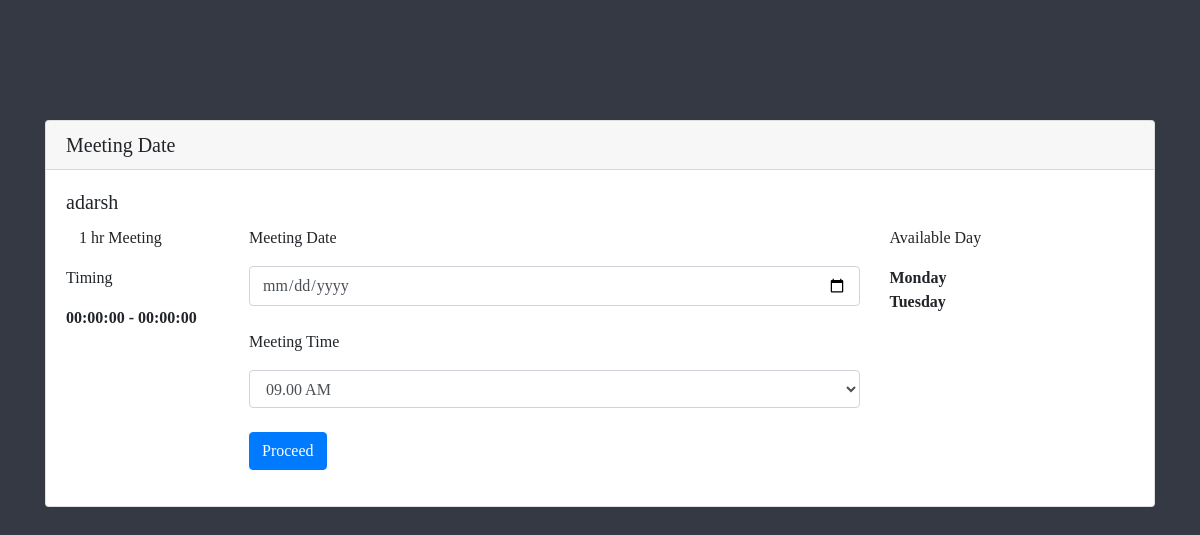
/booking.php?user_id=4, run on the app's committed database.
### tables this page shows
CREATE TABLE `user` (
  `user_id` int(11) NOT NULL,
  `user_email` varchar(255) NOT NULL,
  `user_password` varchar(255) NOT NULL,
  `start_time` time NOT NULL,
  `end_time` time NOT NULL,
  `user_name` varchar(255) DEFAULT NULL
);

CREATE TABLE `avialable_day` (
  `av_id` int(11) NOT NULL,
  `user_id` int(11) NOT NULL,
  `day` varchar(255) NOT NULL
);

### booking.php (the view, shortened to what this page needs)
<!DOCTYPE html>
<?php
 include("config.php");
 $user_id = 0;
 $username = "";
$startTime = "";
$endTime = "";
?>
<?php
 if($_SERVER["REQUEST_METHOD"] == "GET" && isset($_GET['user_id'])) {
   $user_id = $_GET['user_id'];
   $sql = "SELECT * FROM user WHERE user_id={$user_id}";
   $result = mysqli_query($db,$sql);
   $count = mysqli_num_rows($result);
   if ($count > 0) {
     $row = mysqli_fetch_array($result,MYSQLI_ASSOC);
     $username = $row['user_name'];
    $startTime = $row['start_time'];
    $endTime = $row['end_time'];
  }else{
    echo "<h1> Invalid Url <h1>";
  }
 }
  function get_times( $default = '09:00', $interval = '+60 minutes' ) {
   $output = '';
 include("config.php");
   $user_id = $_SESSION['user_id'];
   $sql = "SELECT * FROM user WHERE user_id={$user_id}";
   $result = mysqli_query($db,$sql);
   $row = mysqli_fetch_array($result,MYSQLI_ASSOC);
   echo "<br> Functtion startTime";
   $current = strtotime( '00:00' );
   $end = strtotime( '23:59' );
   while( $current <= $end ) {
       $time = date( 'H:i', $current );
       $sel = ( $time == $default ) ? ' selected' : '';
       $output .= "<option value=\"{$time}\"{$sel}>" . date( 'h.i A', $current ) .'</option>';
       $current = strtotime( $interval, $current );
   }
   return $output;
 }
 ?>
<html lang="en" dir="ltr">
  <head>
    <link href="//maxcdn.bootstrapcdn.com/bootstrap/4.0.0/css/bootstrap.min.css" rel="stylesheet" id="bootstrap-css">
    <link rel="stylesheet" href="/css/booking.css">
  </head>
  <body style="background-color: #353943;">
    <div class="container align-self-center" style="margin-top: 10%;">
      <div class="card">
        <h5 class="card-header">Meeting Date</h5>
        <div class="card-body">
          <h5 class="card-title"> <?php echo $username; ?> </h5>
          <div class="row">
            <div class="col-2">
                <p class="card-text"> <img src="https://bks-partners.com/wp-content/uploads/2018/03/Clock-Grey.png" style="height:13px;width: 13px;padding-right: 5px;">1 hr Meeting </p>
                <p class="card-text">Timing</p>
                <strong> <?php echo $startTime.' - '.$endTime; ?> </strong>
            </div>
            <div class="col-7">
              <div class="form-group">
                <form class="from-group" action="" method="post">
                  <p class="card-text">Meeting Date</p>
                  <input type="date" class="form-control" name="datePicker" id="datePicker"> <br>
                  <p class="card-text">Meeting Time</p>
                  <select name="time" class="form-control"><?php echo get_times();?></select> <br>
                    <button type="submit" class="btn btn-primary" name="button">Proceed</button>
                </div>
              </div>
            <div class="col-auto">
            <p class="card-text">Available Day</p>
            <?php
             $daySql = "SELECT * FROM avialable_day WHERE user_id= {$user_id}";
             $result = mysqli_query($db,$daySql);
              while ($row = $result->fetch_assoc()) {
                echo "<strong>{$row['day']}</strong><br>";
              }
             ?>
            </div>
          </div>
        </div>
      </div>
      </div>
  </body>
</html>

### css/booking.css (style rules this page uses)
body { background-color: #353943; font-family: "Times New Roman"; cursor: default; }

### data on the page
user: user_name "adarsh", start_time "00:00:00", end_time "00:00:00"
avialable_day: day "Monday"
avialable_day: day "Tuesday"

### other printed values
form field time "09.00 AM"
